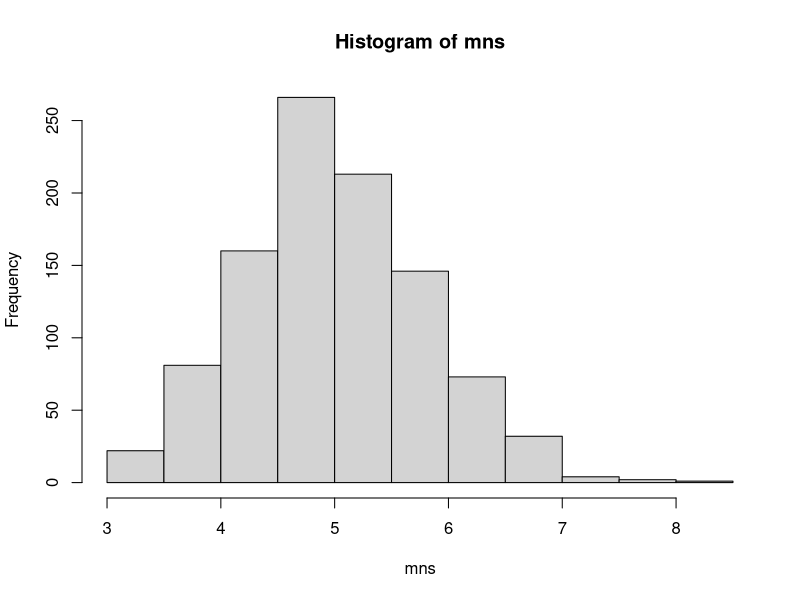
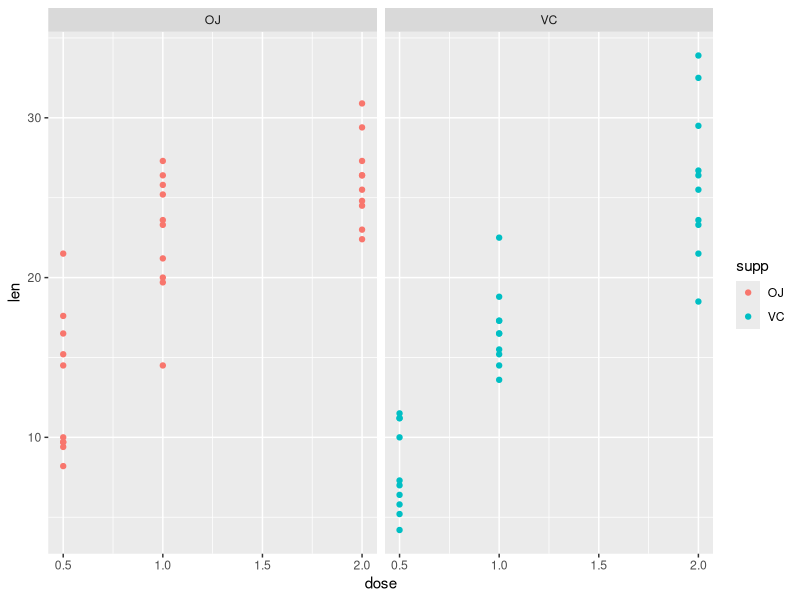
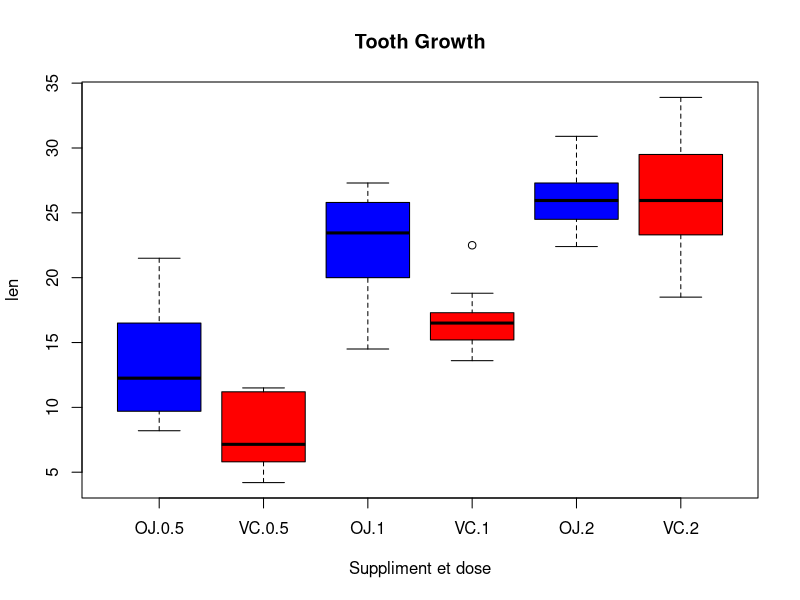
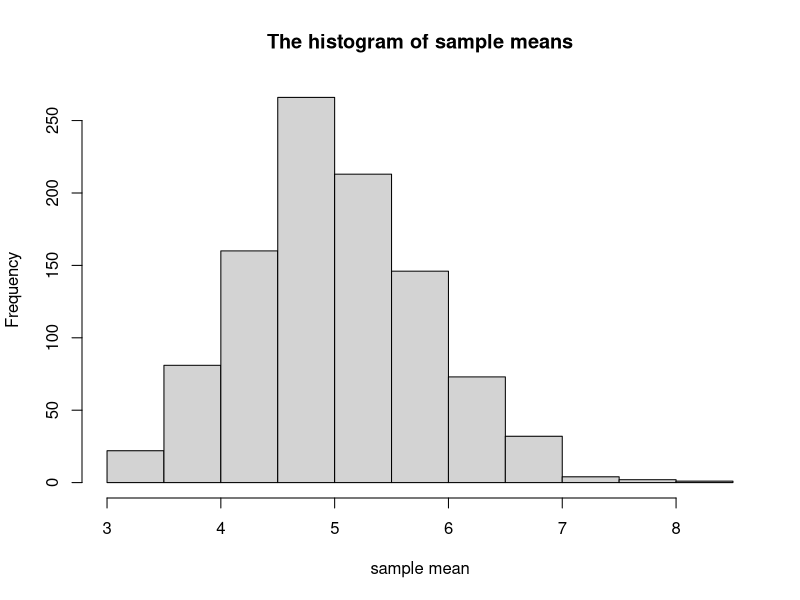
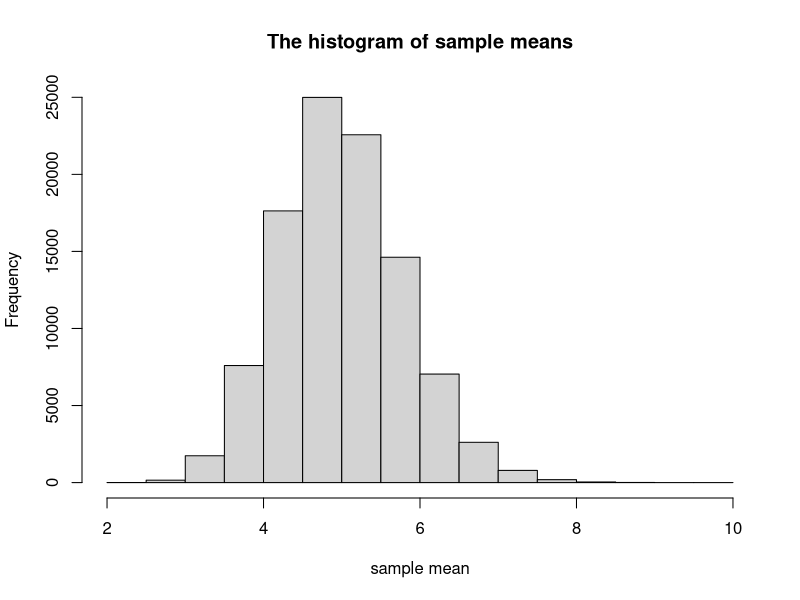
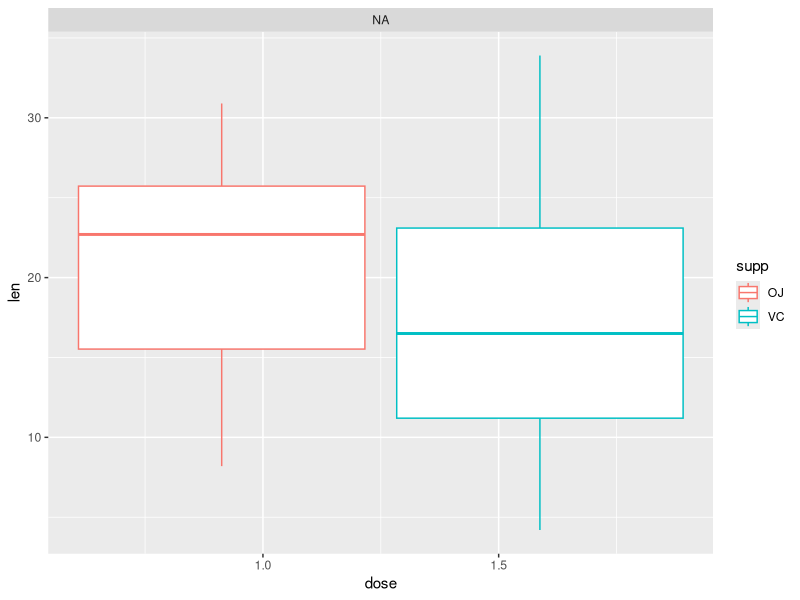

Write R code to recreate these figures, in order.


set.seed(100)
## Part I:
n<-40
lambda<- 0.2
mns = NULL
for (i in 1 : 1000) mns = c(mns, mean(rexp(n, lambda)))
averageOfMeans<-mean(mns)

png("DataExported/project/file2.png",height = 180,width = 260)
hist(mns,xlab="sample mean",main= "The histogram of sample means")
dev.off()

print(averageOfMeans)
print(1/lambda)


print("standard deviations")
sdMns<-sd(mns)
print(sdMns)

print((1/lambda)/sqrt(n))

hist(mns)

mns2 = NULL
for (i in 1 : 100000) mns2 = c(mns2, mean(rexp(n, lambda)))

png("DataExported/project/file2.png",height = 180,width = 260)
hist(mns2,xlab="sample mean",main= "The histogram of sample means")
dev.off()


##Part II:

library(dplyr)
library(ggplot2)
str(ToothGrowth)


summary(ToothGrowth)


groupedData<-group_by(ToothGrowth,supp)
myBoxPlots<-qplot(dose, len,data = groupedData,geom = c("boxplot"),facets = .~dose*supp, colour=supp) 

ggsave("DataExported/project/file4.png",myBoxPlots)

qplot(dose, len,data = groupedData,geom = c("point"),facets = .~supp, colour=supp) 




boxplot(len~supp*dose, data=ToothGrowth,
        col=(c("blue","red")),
        main="Tooth Growth", xlab="Suppliment et dose","length") 



##extracting data
ToothOneDose<-ToothGrowth[ToothGrowth$dose==0.5,]
Oj1<-ToothOneDose[ToothOneDose$supp=="OJ",]
Vc1<-ToothOneDose[ToothOneDose$supp=="VC",]

ToothTwoDose<-ToothGrowth[ToothGrowth$dose==1.0,]
Oj2<-ToothTwoDose[ToothTwoDose$supp=="OJ",]
Vc2<-ToothTwoDose[ToothTwoDose$supp=="VC",]

ToothTreeDose<-ToothGrowth[ToothGrowth$dose==2,]
Oj3<-ToothTreeDose[ToothTreeDose$supp=="OJ",]
Vc3<-ToothTreeDose[ToothTreeDose$supp=="VC",]

###testing the influance of the Dose on the length of tooth(same Sup) 

# checking that by increasing the dose , we got highier length , using OJ supplement
t.test(x=Oj1$len ,y= Oj2$len,paired = FALSE ,alternative = c("less"))$p.value

t.test(x=Oj2$len ,y= Oj3$len,paired = FALSE ,alternative = c("less"))$p.value

# checking that by increasing the dose , we got highier length , using VC supplement
t.test(x=Vc1$len ,y= Vc2$len,paired = FALSE ,alternative = c("less"))$p.value
t.test(x=Vc2$len ,y= Vc3$len,paired = FALSE ,alternative = c("less"))$p.value


## testing OJ is better than VC

## for 0.5 of dose

t.test(x=Oj1$len ,y= Vc1$len,paired = FALSE ,alternative = c("greater"))$p.value


## for 1 of dose

t.test(x=Oj2$len ,y= Vc2$len,paired = FALSE ,alternative = c("greater"))$p.value

## for 2 of dose

t.test(x=Oj3$len ,y= Vc3$len,paired = FALSE ,alternative = c("greater"))$p.value

##############################



